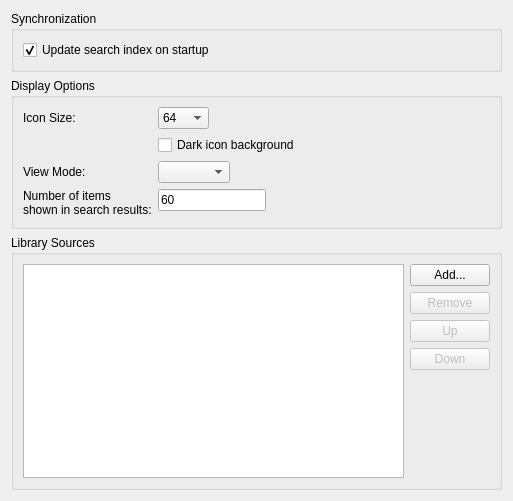
<?xml version="1.0" encoding="UTF-8"?>
<ui version="4.0">
 <class>LibraryBrowser</class>
 <widget class="QWidget" name="LibraryBrowser">
  <property name="geometry">
   <rect>
    <x>0</x>
    <y>0</y>
    <width>513</width>
    <height>501</height>
   </rect>
  </property>
  <layout class="QVBoxLayout" name="verticalLayout_2">
   <item>
    <widget class="QGroupBox" name="groupBox_2">
     <property name="title">
      <string>Synchronization</string>
     </property>
     <layout class="QVBoxLayout" name="verticalLayout">
      <item>
       <widget class="QCheckBox" name="UpdateOnStartup">
        <property name="text">
         <string>Update search index on startup</string>
        </property>
        <property name="checked">
         <bool>true</bool>
        </property>
       </widget>
      </item>
     </layout>
    </widget>
   </item>
   <item>
    <widget class="QGroupBox" name="groupBox">
     <property name="title">
      <string>Display Options</string>
     </property>
     <layout class="QFormLayout" name="formLayout_2">
      <property name="fieldGrowthPolicy">
       <enum>QFormLayout::FieldsStayAtSizeHint</enum>
      </property>
      <item row="0" column="0">
       <widget class="QLabel" name="label_9">
        <property name="text">
         <string>Icon Size:</string>
        </property>
       </widget>
      </item>
      <item row="0" column="1">
       <widget class="QComboBox" name="IconSize">
        <property name="currentIndex">
         <number>3</number>
        </property>
        <item>
         <property name="text">
          <string notr="true">16</string>
         </property>
        </item>
        <item>
         <property name="text">
          <string notr="true">32</string>
         </property>
        </item>
        <item>
         <property name="text">
          <string notr="true">48</string>
         </property>
        </item>
        <item>
         <property name="text">
          <string notr="true">64</string>
         </property>
        </item>
        <item>
         <property name="text">
          <string notr="true">92</string>
         </property>
        </item>
        <item>
         <property name="text">
          <string notr="true">128</string>
         </property>
        </item>
       </widget>
      </item>
      <item row="1" column="1">
       <widget class="QCheckBox" name="DarkIconBackground">
        <property name="text">
         <string>Dark icon background</string>
        </property>
       </widget>
      </item>
      <item row="2" column="0">
       <widget class="QLabel" name="label_10">
        <property name="text">
         <string>View Mode:</string>
        </property>
       </widget>
      </item>
      <item row="2" column="1">
       <widget class="QComboBox" name="ViewMode"/>
      </item>
      <item row="3" column="0">
       <widget class="QLabel" name="label_11">
        <property name="text">
         <string>Number of items
shown in search results:</string>
        </property>
       </widget>
      </item>
      <item row="3" column="1">
       <widget class="QLineEdit" name="ItemsPerPage">
        <property name="text">
         <string notr="true">60</string>
        </property>
       </widget>
      </item>
     </layout>
    </widget>
   </item>
   <item>
    <widget class="QGroupBox" name="groupBox">
     <property name="title">
      <string>Library Sources</string>
     </property>
     <layout class="QGridLayout" name="gridLayout_4">
      <item row="0" column="0" rowspan="5">
       <widget class="QListWidget" name="SourceList">
        <property name="RequiresRestart" stdset="0">
         <bool>true</bool>
        </property>
       </widget>
      </item>
      <item row="0" column="1">
       <widget class="QPushButton" name="btAdd">
        <property name="text">
         <string>Add...</string>
        </property>
       </widget>
      </item>
      <item row="1" column="1">
       <widget class="QPushButton" name="btRemove">
        <property name="enabled">
         <bool>false</bool>
        </property>
        <property name="text">
         <string>Remove</string>
        </property>
       </widget>
      </item>
      <item row="2" column="1">
       <widget class="QPushButton" name="btUp">
        <property name="enabled">
         <bool>false</bool>
        </property>
        <property name="text">
         <string>Up</string>
        </property>
        <property name="icon">
         <iconset>
          <normaloff>../DirectoryList/ArrowUp.svg</normaloff>../DirectoryList/ArrowUp.svg</iconset>
        </property>
       </widget>
      </item>
      <item row="3" column="1">
       <widget class="QPushButton" name="btDown">
        <property name="enabled">
         <bool>false</bool>
        </property>
        <property name="text">
         <string>Down</string>
        </property>
        <property name="icon">
         <iconset>
          <normaloff>../DirectoryList/ArrowDown.svg</normaloff>../DirectoryList/ArrowDown.svg</iconset>
        </property>
       </widget>
      </item>
      <item row="4" column="1">
       <spacer name="verticalSpacer_2">
        <property name="orientation">
         <enum>Qt::Vertical</enum>
        </property>
        <property name="sizeHint" stdset="0">
         <size>
          <width>20</width>
          <height>61</height>
         </size>
        </property>
       </spacer>
      </item>
     </layout>
    </widget>
   </item>
  </layout>
 </widget>
 <resources/>
 <connections/>
</ui>
